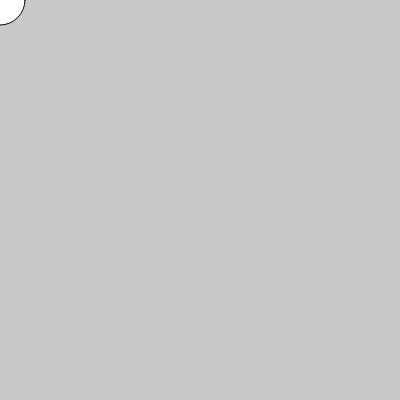
Frame 1 (no input)
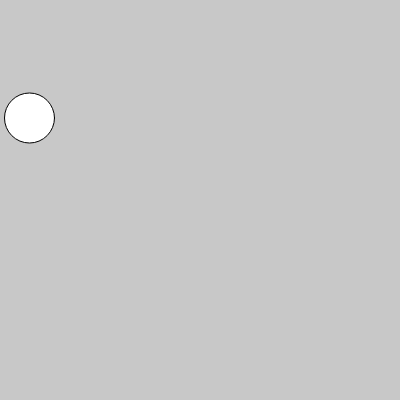
Frame 60 (no input)
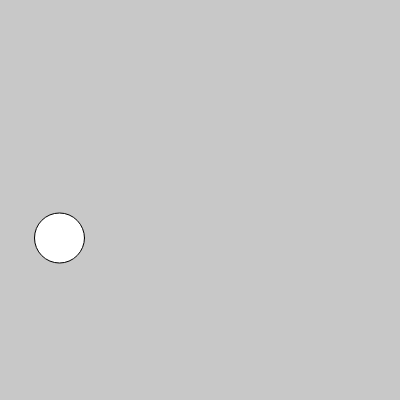
Frame 120 (the mouse pressed at the canvas centre since frame 60)

The p5.js sketch that drew these frames (run headless with seeded random() and noise() and a simulated clock; from frame 60 on, the mouse is pressed at the canvas centre):

// p5.js sketch
// ── sketch.js
let x;
let y;

let velocidad=0.5;
let velocidad2=2;

function setup() 
{
    //x = random(400); Usar random siempre dentro de setup() ó draw()
    x = 0;
    y=0;

	createCanvas(400, 400);
}

function draw()
{
    background(200)
    ellipse(x, y, 50);
    x+=velocidad;
    y+=velocidad2;

}
